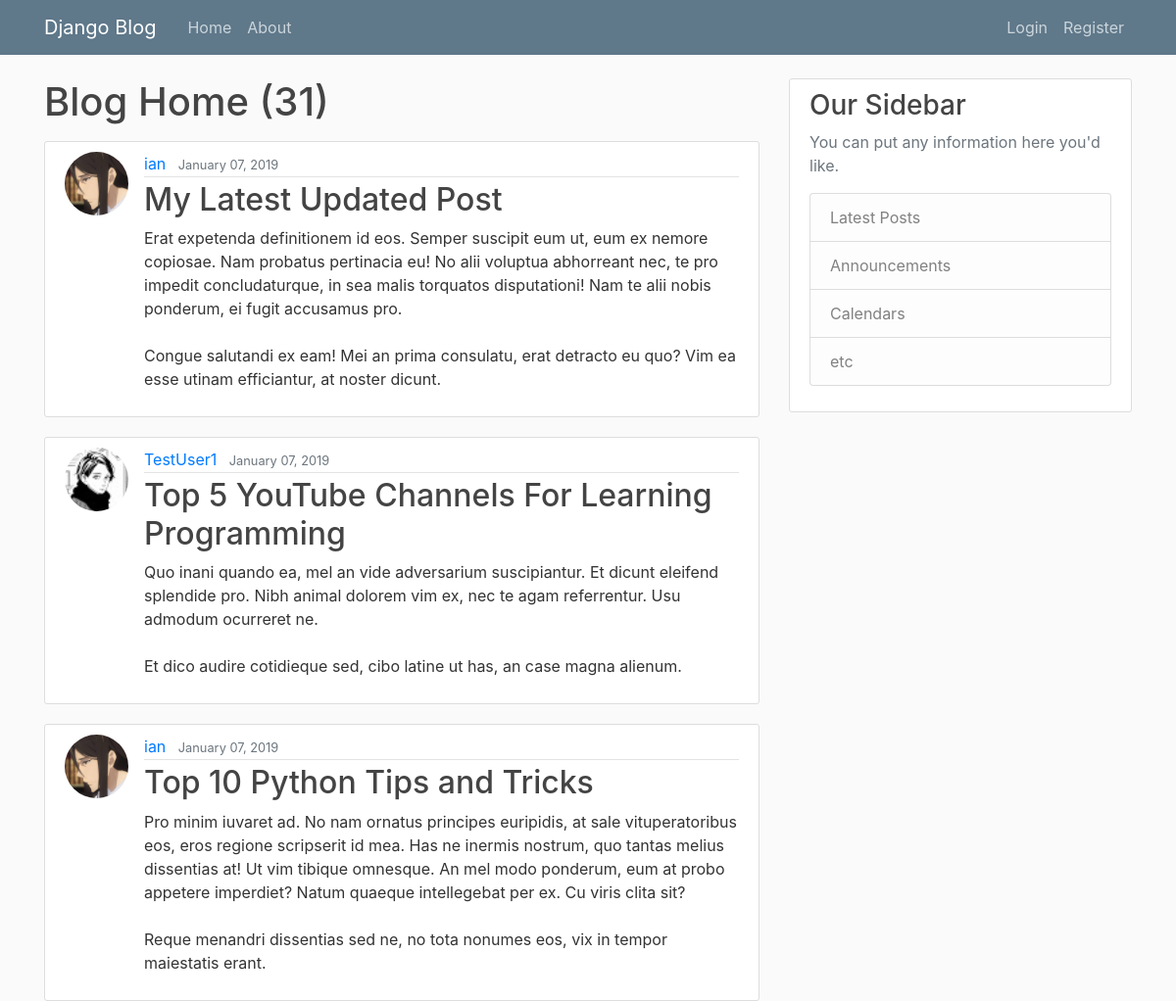
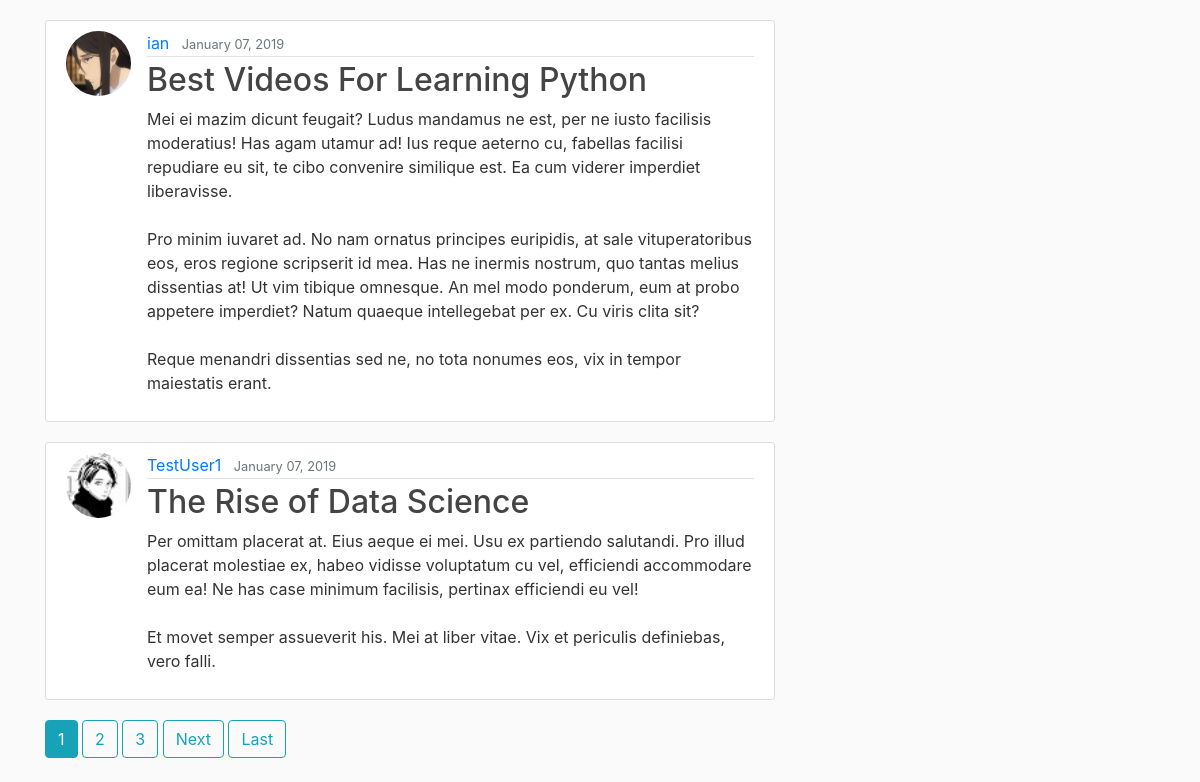
The page / on the database its author committed (2 pictures, top to bottom).
### blog/models.py (models this page shows, shortened)
class Post(models.Model):
    title = models.CharField(max_length=100)
    content = models.TextField()
    date_posted = models.DateTimeField(default=timezone.now)
    author = models.ForeignKey(User, on_delete=models.CASCADE)

### users/models.py (models this page shows, shortened)
class Profile(models.Model):
    user = models.OneToOneField(User, on_delete=models.CASCADE)
    image = models.ImageField(default="default.jpg", upload_to="profile_pictures")
    friends = models.ManyToManyField("Profile", blank=True)

### blog/views.py (the view)
# urls.py: path('', PostListView.as_view(), name='blog-home'),
class PostListView(ListView):
    model = Post
    template_name = "blog/home.html"
    context_object_name = "posts"
    ordering = ['-date_posted']
    paginate_by = 5

### blog/templates/blog/home.html (shortened to what this page needs)
{% extends "blog/base.html" %}
{% block content %}
    <h1 class="mb-3">Blog Home ({{ page_obj.paginator.count }}) </h1>
    {% for post in posts %}
        <article class="media content-section">
            <img class="rounded-circle article-img" src="{{ post.author.profile.image.url }}" alt="Author's profile picture">
            <div class="media-body">
                <div class="article-metadata">
                    <a class="mr-2" href="{% url 'user-posts' post.author.username %}">{{ post.author }}</a>
                    <small class="text-muted">{{ post.date_posted|date:"F d, Y" }}</small>
                </div>
                <h2><a class="article-title" href="{% url 'post-detail' post.id %}">{{ post.title }}</a></h2>
                <p class="article-content">{{ post.content }}</p>
            </div>
        </article>
    {% endfor %}
    {% if is_paginated %}
        {% for num in page_obj.paginator.page_range %}
            {% if page_obj.number == num %}
                <a class="btn btn-info mb-4" href="?page={{ num }}">{{ num }}</a>
            {% elif num > page_obj.number|add:'-3' and num < page_obj.number|add:'3' %}
                <a class="btn btn-outline-info mb-4" href="?page={{ num }}">{{ num }}</a>
            {% endif %}
        {% endfor %}
        {% if page_obj.has_next %}
            <a class="btn btn-outline-info mb-4" href="?page={{ page_obj.next_page_number }}">Next</a>
            <a class="btn btn-outline-info mb-4" href="?page={{ page_obj.paginator.num_pages }}">Last</a>
        {% endif %}
    {% endif %}
{% endblock content %}

### blog/templates/blog/base.html (shortened to what this page needs)
{% load static %}
<!DOCTYPE html>
<html lang="en">
    <head>
        <link rel="stylesheet" href="https://stackpath.bootstrapcdn.com/bootstrap/4.2.1/css/bootstrap.min.css">
        <link rel="stylesheet" type="text/css" href="{% static 'blog/main.css' %}">
    </head>
    <body>
        <header class="site-header">
            <nav class="navbar navbar-expand-md navbar-dark bg-steel fixed-top">
                <div class="container">
                    <a class="navbar-brand mr-4" href="{% url 'blog-home' %}">Django Blog</a>
                    <div class="collapse navbar-collapse" id="navbarToggle">
                        <div class="navbar-nav mr-auto">
                            <a class="nav-item nav-link" href="{% url 'blog-home' %}">Home</a>
                            <a class="nav-item nav-link" href="{% url 'blog-about' %}">About</a>
                        </div>
                        <div class="navbar-nav">
                            {% if user.is_authenticated %}
                                <a class="nav-item nav-link" href="{% url 'post-create' %}">New Post</a>
                                <a class="nav-item nav-link" href="{% url 'profile' %}">Profile</a>
                                <a class="nav-item nav-link" href="{% url 'logout' %}">Logout</a>
                            {% else %}
                                <a class="nav-item nav-link" href="{% url 'login' %}">Login</a>
                                <a class="nav-item nav-link" href="{% url 'register' %}">Register</a>
                            {% endif %}
                        </div>
                    </div>
                </div>
            </nav>
        </header>
        <main role="main" class="container">
            <div class="row">
                <div class="col-md-8">
                    {% block content %}{% endblock %}
                </div>
                <div class="col-md-4">
                    <div class="content-section">
                        <h3>Our Sidebar</h3>
                        <p class='text-muted'>You can put any information here you'd like.
                            <ul class="list-group">
                                <li class="list-group-item list-group-item-light">Latest Posts</li>
                                <li class="list-group-item list-group-item-light">Announcements</li>
                                <li class="list-group-item list-group-item-light">Calendars</li>
                                <li class="list-group-item list-group-item-light">etc</li>
                            </ul>
                        </p>
                    </div>
                </div>
            </div>
        </main>
    </body>
</html>

### blog/static/blog/main.css (style rules this page uses)
body { background: #fafafa; color: #333333; margin-top: 5rem; }
h1, h2, h3, h4, h5, h6 { color: #444444; }
ul { margin: 0; }
.bg-steel { background-color: #5f788a; }
.site-header .navbar-nav .nav-link { color: #cbd5db; }
.content-section { background: #ffffff; padding: 10px 20px; border: 1px solid #dddddd; border-radius: 3px; margin-bottom: 20px; }
.article-title { color: #444444; }
.article-content { white-space: pre-line; }
.article-img { height: 65px; width: 65px; margin-right: 16px; }
.article-metadata { padding-bottom: 1px; margin-bottom: 4px; border-bottom: 1px solid #e3e3e3 }

### rows shown on the page
Post: author.profile.image (picture), author "ian", date_posted "January 07, 2019", title "My Latest Updated Post", content "Erat expetenda definitionem id eos. Semper suscipit eum ut, eum ex nemore copiosae. Nam probatus pertinacia eu! No alii voluptua abhorreant nec, te pro impedit concludaturque, in sea malis torquatos disputationi! Nam te alii nobis ponderum, ei fugit accusamus pro. Congue salutandi ex eam! Mei an prima consulatu, erat detracto eu quo? Vim ea esse utinam efficiantur, at noster dicunt."
Post: author.profile.image (placeholder picture), author "TestUser1", date_posted "January 07, 2019", title "Top 5 YouTube Channels For Learning Programming", content "Quo inani quando ea, mel an vide adversarium suscipiantur. Et dicunt eleifend splendide pro. Nibh animal dolorem vim ex, nec te agam referrentur. Usu admodum ocurreret ne. Et dico audire cotidieque sed, cibo latine ut has, an case magna alienum."
Post: author.profile.image (picture), author "ian", date_posted "January 07, 2019", title "Top 10 Python Tips and Tricks", content "Pro minim iuvaret ad. No nam ornatus principes euripidis, at sale vituperatoribus eos, eros regione scripserit id mea. Has ne inermis nostrum, quo tantas melius dissentias at! Ut vim tibique omnesque. An mel modo ponderum, eum at probo appetere imperdiet? Natum quaeque intellegebat per ex. Cu viris clita sit? Reque menandri dissentias sed ne, no tota nonumes eos, vix in tempor maiestatis erant."
Post: author.profile.image (picture), author "ian", date_posted "January 07, 2019", title "Best Videos For Learning Python", content "Mei ei mazim dicunt feugait? Ludus mandamus ne est, per ne iusto facilisis moderatius! Has agam utamur ad! Ius reque aeterno cu, fabellas facilisi repudiare eu sit, te cibo convenire similique est. Ea cum viderer imperdiet liberavisse. Pro minim iuvaret ad. No nam ornatus principes euripidis, at sale vituperatoribus eos, eros regione scripserit id mea. Has ne inermis nostrum, quo tantas melius dissentias at! Ut vim tibique omnesque. An mel modo ponderum, eum at probo appetere imperdiet? Natum quaeque intellegebat per ex. Cu viris clita sit? Reque menandri dissentias sed ne, no tota nonumes eos, vix in tempor maiestatis erant."
Post: author.profile.image (placeholder picture), author "TestUser1", date_posted "January 07, 2019", title "The Rise of Data Science", content "Per omittam placerat at. Eius aeque ei mei. Usu ex partiendo salutandi. Pro illud placerat molestiae ex, habeo vidisse voluptatum cu vel, efficiendi accommodare eum ea! Ne has case minimum facilisis, pertinax efficiendi eu vel! Et movet semper assueverit his. Mei at liber vitae. Vix et periculis definiebas, vero falli."

### other values the page prints
{{ page_obj.paginator.count }} "31"
{{ num }} "1"
{{ num }} "2" "3"
